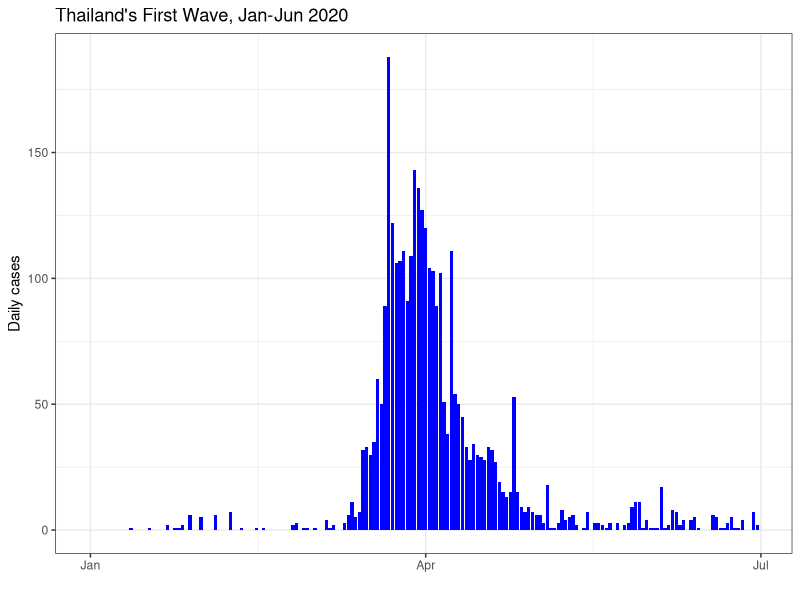
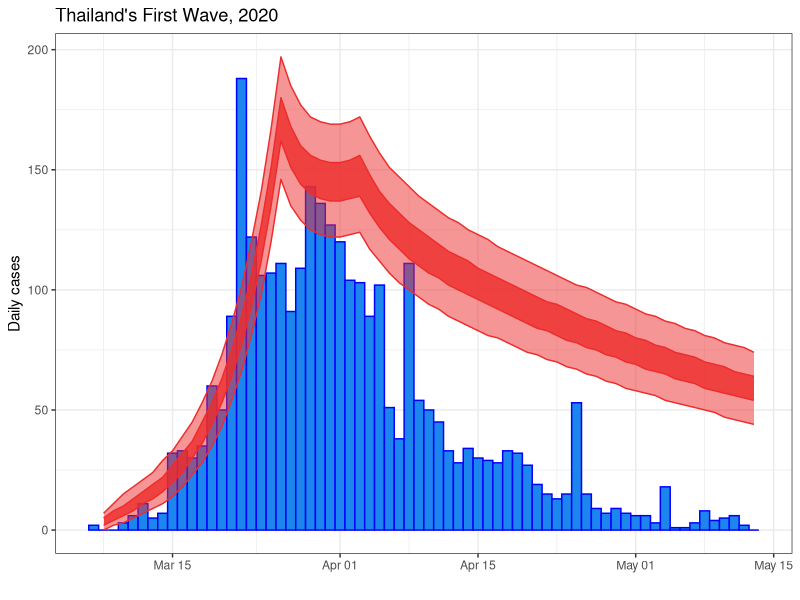
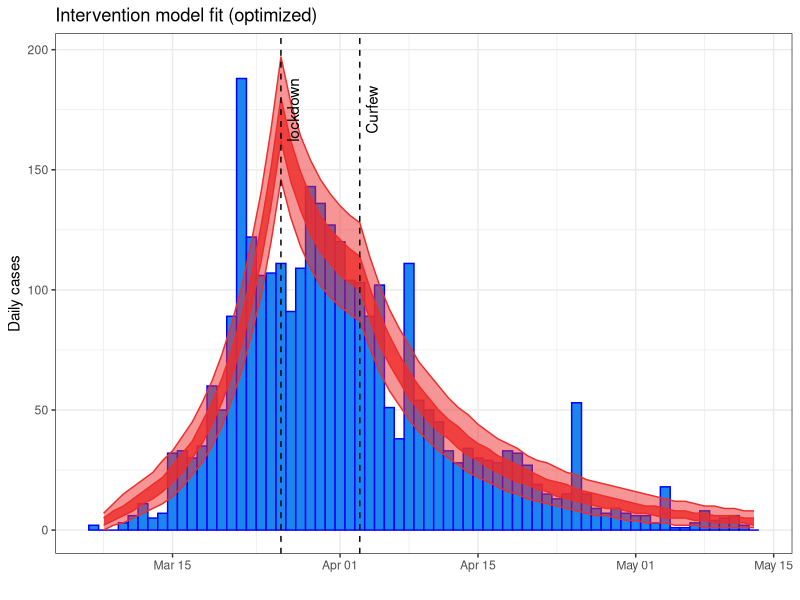

These charts were generated, in order, by the following R code:
## ---- chunk 1
knitr::opts_chunk$set(
    fig.align = "center"
)
## ---- chunk 2
library(dplyr)
library(deSolve)
library(ggplot2)
## ---- chunk 3
first_wave <- read.csv("first_wave_TH.csv", colClasses = c("Date", "numeric", "numeric"))
first_wave$Date <- as.Date(first_wave$Date, format = "%Y-%m-%d")

ggplot(first_wave, aes(x = Date, y = Cases)) +
    geom_col(fill = "blue") +
    ylab("Daily cases") +
    xlab("") +
    ggtitle("Thailand's First Wave, Jan-Jun 2020") +
    theme_bw()
## ---- chunk 4
fitting_start_date <- as.Date("2020-03-07") # start of fitting window
emergency_start_date <- as.Date("2020-03-26") # Start of Emergency declaration
curfew_start_date <- as.Date("2020-04-03") # Start of Curfew
fitting_end_date <- as.Date("2020-05-13") # end of fitting window
## ---- chunk 5
outbreak <- first_wave %>%
    filter(Date >= fitting_start_date, Date <= fitting_end_date)
## ---- chunk 6
parameters <- c(
    R0 = 3.970588, # from the NM fitting session
    latent_period = 5, # Rounded from Trauer, J.M., Lydeamore, M.J., Dalton, G.W. et al. Understanding how Victoria, Australia gained control of its second COVID-19 wave. Nat Commun 12, 6266 (2021). https://doi.org/10.1038/s41467-021-26558-4
    infectious_period = 6, # Rounded from Trauer et al
    emergency_efficacy = 0.70, # guess
    curfew_efficacy = 0.80 # guess
)
## ---- chunk 7
# Initial conditions
Total_population <- 6.6e7 # Roughly population of Thailand
Initial_exposed <- 0 # Simplifying assumption
Initial_infectious <- 30.356868 # from the NM fitting session
Initial_recovered <- 0 # simplifying assumption
Initial_susceptible <- Total_population - Initial_exposed - Initial_infectious - Initial_recovered


# State variables
state <- c(
    Susceptible = Initial_susceptible,
    Exposed = Initial_exposed,
    Infectious = Initial_infectious,
    Recovered = Initial_recovered
)

# Time window
times <- seq(fitting_start_date, fitting_end_date, by = 1)
## ---- chunk 8
COVID.intervention <- function(t, state, parameters) {
    with(as.list(c(state, parameters)), {

        # Calculate the total population size
        Total_population <- Susceptible + Exposed + Infectious + Recovered

        # Calculate intervention efficacy
        if (t < as.numeric(emergency_start_date - fitting_start_date)) {
            intervention_efficacy <- 0
        } else if (t >= as.numeric(emergency_start_date - fitting_start_date) &&
            t < as.numeric(curfew_start_date - fitting_start_date)) {
            intervention_efficacy <- emergency_efficacy
        } else {
            intervention_efficacy <- curfew_efficacy
        }


        # Calculate the effective reproduction number in the presence of interventions
        Reff <- (1 - intervention_efficacy) * R0 # assuming everyone starts susceptible

        # Calculate the average force of infection imposed on each susceptible individual
        force_of_infection <- Reff * Infectious / (Total_population * infectious_period)

        # Calculate the net (instantaneous) change in each state variable
        Susceptible_change <- -force_of_infection * Susceptible
        Exposed_change <- force_of_infection * Susceptible - Exposed / latent_period
        Infectious_change <- Exposed / latent_period - Infectious / infectious_period
        Recovered_change <- Infectious / infectious_period

        # Return net changes as list
        return(list(
            c(
                Susceptible_change,
                Exposed_change,
                Infectious_change,
                Recovered_change
            )
        ))
    })
}
## ---- chunk 9
# Wrapper function to solve model and tidy up output
solve.intervention.model <- function(y_ = state,
                                     times_ = times,
                                     func. = COVID.intervention,
                                     parms_ = parameters) {
    out <- ode(
        y = y_,
        times = as.numeric(times_ - times_[1]),
        func = func.,
        parms = parms_
    )


    # Calculate the prevalence, incidence and cumulative incidence (for comparison with data)
    out <- as.data.frame(out) %>%
        mutate(
            Prevalence = Exposed + Infectious,
            Incidence = Exposed / parms_["latent_period"],
            Cumulative_incidence = cumsum(Incidence) + Incidence[1],
            Population = Susceptible + Exposed + Infectious + Recovered,
            Date = times_
        )

    return(as.data.frame(out))
}
## ---- chunk 10
# Run the model for out initial set of parameters
out_init <- solve.intervention.model()


# Make sure to add observational uncertainty
out_init <- out_init %>%
    mutate(
        lower50 = qpois(p = 0.25, lambda = Incidence), # 50% confidence interval (i.e., 25 - 75th centiles)
        upper50 = qpois(p = 0.75, lambda = Incidence),
        lower95 = qpois(p = 0.025, lambda = Incidence), # 95% confidence interval (i.e., 2.5 - 97.5th centiles)
        upper95 = qpois(p = 0.975, lambda = Incidence)
    )

# Plot initial estimate
ggplot(outbreak) +
    geom_col(aes(x = Date, y = Cases), width = 1, fill = "dodgerblue2", colour = "blue") +
    geom_ribbon(
        data = out_init[-1, ], aes(x = Date, ymin = lower50, ymax = upper50),
        fill = "firebrick2", colour = "firebrick2", alpha = 0.8
    ) +
    geom_ribbon(
        data = out_init[-1, ], aes(x = Date, ymin = lower95, ymax = upper95),
        fill = "firebrick2", colour = "firebrick2", alpha = 0.5
    ) +
    ylab("Daily cases") +
    xlab("") +
    ggtitle("Thailand's First Wave, 2020") +
    theme_bw()
## ---- chunk 11
logit <- function(x) {
    return(log(x / (1 - x)))
}

# And its inverse
inverse.logit <- function(x) {
    return(exp(x) / (1 + exp(x)))
}
## ---- chunk 12
negative.log.likelihood <- function(transformed_parameters, # assumes logit form of parameters -- per Wednesday arvo session
                                    data = outbreak$Cases[-1],
                                    state_ = state,
                                    times_ = times,
                                    func. = COVID.intervention, # note this is our ode solver
                                    parms_base = parameters) {

    # Back-transform model parameters (inverse logit)
    parms_base[c("emergency_efficacy", "curfew_efficacy")] <-
        inverse.logit(transformed_parameters[c("emergency_efficacy", "curfew_efficacy")])

    # Solve model with updated parameters
    out <- solve.intervention.model(
        state_,
        times_,
        func.,
        parms_base
    )

    return(-sum(dpois(
        x = data,
        lambda = out$Incidence[-1],
        log = TRUE
    ))) # Poisson observation model
}
## ---- chunk 13
init_parameters <- c(logit(parameters[c(
    "emergency_efficacy",
    "curfew_efficacy"
)]))

# Calculate initial negative log-likelihood
negative.log.likelihood(init_parameters)
negative_log_likelihood_initial <- -sum(dpois(
    x = outbreak$Cases[-1],
    lambda = out_init$Incidence[-1], # This is from the previous section!
    log = TRUE
))
negative_log_likelihood_initial
## ---- chunk 14
optim_NM <- optim(
    par = init_parameters,
    fn = negative.log.likelihood,
    method = "Nelder-Mead",
    hessian = TRUE
)

# Check for convergence
optim_NM$convergence # 0 - converged; 1 - failed

# Back-transform parameters
c(inverse.logit(optim_NM$par[c(
    "emergency_efficacy",
    "curfew_efficacy"
)]))

# Inspect the optimal negative log-likelihood
optim_NM$value
## ---- chunk 15
optimal_parameters <- parameters
optimal_parameters[c(
    "emergency_efficacy",
    "curfew_efficacy"
)] <- inverse.logit(optim_NM$par[c(
    "emergency_efficacy",
    "curfew_efficacy"
)])



# Solve the model given the optimal parameters and initial conditions
optimal_solution <- solve.intervention.model(
    y_ = state,
    times_ = times,
    func. = COVID.intervention,
    parms = optimal_parameters
)


# Calculate the observational confidence intervals
optimal_solution <- optimal_solution %>%
    mutate(
        lower50 = qpois(p = 0.25, lambda = Incidence), # 50% confidence interval (i.e., 25 - 75th centiles)
        upper50 = qpois(p = 0.75, lambda = Incidence),
        lower95 = qpois(p = 0.025, lambda = Incidence), # 95% confidence interval (i.e., 2.5 - 97.5th centiles)
        upper95 = qpois(p = 0.975, lambda = Incidence)
    )

ggplot(outbreak) +
    geom_col(
        aes(x = Date, y = Cases),
        width = 1.0,
        fill = "dodgerblue2",
        colour = "blue"
    ) +
    geom_ribbon(
        data = optimal_solution[-1, ],
        aes(x = Date, ymin = lower50, ymax = upper50),
        fill = "firebrick2", colour = "firebrick2", alpha = 0.8
    ) +
    geom_ribbon(
        data = optimal_solution[-1, ],
        aes(x = Date, ymin = lower95, ymax = upper95),
        fill = "firebrick2", colour = "firebrick2", alpha = 0.5
    ) +
    ylab("Daily cases") +
    xlab("") +
    ggtitle("Intervention model fit (optimized)") +
    geom_vline(
        aes(xintercept = emergency_start_date),
        linetype = "dashed"
    ) +
    geom_vline(
        aes(xintercept = curfew_start_date),
        linetype = "dashed"
    ) +
    annotate(
        geom = "text",
        label = c("lockdown", "Curfew"),
        x = c(emergency_start_date, curfew_start_date),
        y = c(175, 175),
        angle = 90,
        vjust = 1.5
    ) +
    theme_bw()
## ---- chunk 16
covar_matrix <- solve(optim_NM$hessian)
std_errors <- sqrt(diag(covar_matrix))
estimates_transformed <- data.frame(
    estimate = optim_NM$par,
    std_error = std_errors
) %>%
    dplyr::mutate(
        lower95CI = estimate - 1.96 * std_error,
        upper95CI = estimate + 1.96 * std_error
    )
estimates_transformed

# Back-transform estimates and confidence intervals
estimates <- inverse.logit(estimates_transformed[, -2])
estimates
